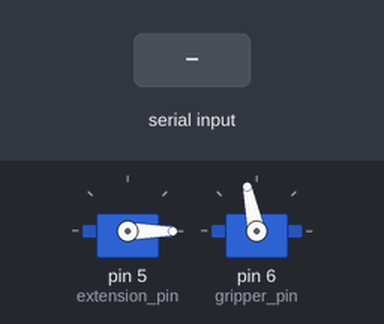
The sketch below on a simulated Arduino Uno, built with avr-gcc and run on an emulated ATmega328P. Shown: 2 × servo. The test bench sets the inputs (shaded band).

Above: at 1.2 s.
1.3 s: "l" received over Serial
At 2.5 s:
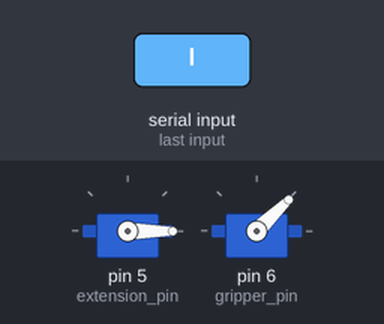
2.8 s: "p" received over Serial
At 3.7 s:
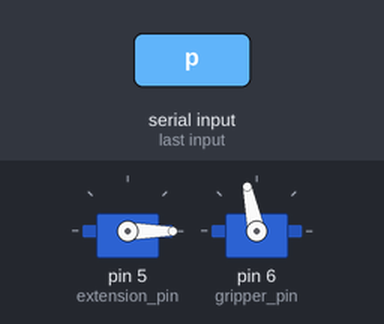
Timing chart, 0 to 5.8 s (numbered marks = the images above; inputs shaded):
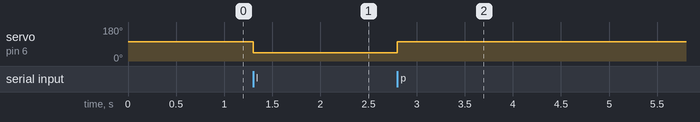

Measured:
- after the input at 1.3 s, servo on pin 6 (gripper_pin): 102° → 44° at once
- after the input at 2.8 s, servo on pin 6 (gripper_pin): 44° → 102° at once

The sketch:

gripper.ino
```cpp
//HS785HB Servo step input controller

/**
 * Servo response has noticable latency when stopping or changing direction probably because the delay between steps in position
 * is too small to the servo can't keep up with the loop. When the stop command is given, the unfinished stepping loops still need
 * to finish. Chenlu recommends delat of at least 10-20 ms. The high torque on the servo also probaly causes slow deceleration,
 * because servo has a greater range of torque to decrease when approaching the desired position. Smaller torque would probably
 * decrease the deceleration time
  */

#include <Servo.h>

Servo gripper_servo;
Servo extension_servo;


char user_input = 's';
char state = 's';

int n;
int m;
int p;

int edirec =1;

int INITPOS = 1000;
int MINPOS = 1000;
int MAXPOS = 2500;
int STEPSIZE = 40;

int gripper_pin = 6;
int extension_pin = 5;


void open_gripper()
{
   gripper_servo.writeMicroseconds(1600);
}


void close_gripper()
{
  gripper_servo.writeMicroseconds(1000);
}


void extend_or_retract_gripper()
{
     if (p >= MINPOS and p <= MAXPOS) {
      p = p + (edirec * STEPSIZE);
      extension_servo.writeMicroseconds(p);


      if (p < MINPOS or p > MAXPOS) {
        if (p < MINPOS) {
          p = MINPOS;
        }
        else {
          p = MAXPOS;
        }
      }

      delay(100);
    }
}


void setup() {
  Serial.begin(9600);
  n = INITPOS;
  m = INITPOS;
  p = INITPOS;

  extension_servo.attach(extension_pin, MINPOS, MAXPOS);
  gripper_servo.attach(gripper_pin);

  extension_servo.writeMicroseconds(MINPOS);
  gripper_servo.writeMicroseconds(1600);

}

void loop() {
  while (Serial.available() > 0) {
    user_input = Serial.read();
    setState(user_input);

  }
}

void setState(char inputState)
{
  state = inputState;

  if (state == 'p')
  {
    open_gripper();
  }

  if (state == 'l')
  {
    close_gripper();
  }

  //extend or retract gripper
  if (state == 'y')
  {
    edirec = 1;
    extend_or_retract_gripper();
  }

  else if (state == 'h')
  {
    edirec = -1;
    extend_or_retract_gripper();
  }
}
```
